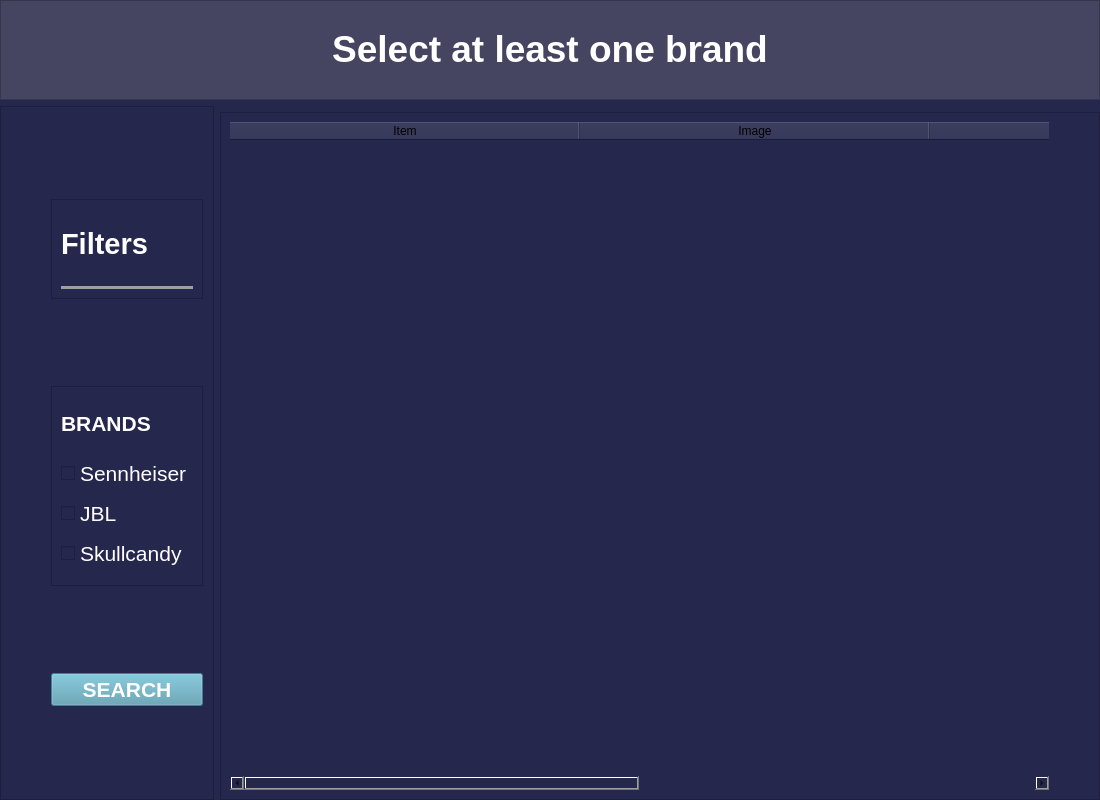
<?xml version="1.0" encoding="UTF-8"?>
<ui version="4.0">
 <class>MainWindow</class>
 <widget class="QMainWindow" name="MainWindow">
  <property name="enabled">
   <bool>true</bool>
  </property>
  <property name="geometry">
   <rect>
    <x>0</x>
    <y>0</y>
    <width>1100</width>
    <height>800</height>
   </rect>
  </property>
  <property name="windowTitle">
   <string>Headset Browser</string>
  </property>
  <widget class="QWidget" name="centralwidget">
   <property name="sizePolicy">
    <sizepolicy hsizetype="Preferred" vsizetype="Preferred">
     <horstretch>0</horstretch>
     <verstretch>0</verstretch>
    </sizepolicy>
   </property>
   <property name="styleSheet">
    <string notr="true">background-color: rgb(37, 39, 76);</string>
   </property>
   <layout class="QGridLayout" name="gridLayout">
    <property name="leftMargin">
     <number>0</number>
    </property>
    <property name="topMargin">
     <number>0</number>
    </property>
    <property name="rightMargin">
     <number>0</number>
    </property>
    <property name="bottomMargin">
     <number>0</number>
    </property>
    <item row="1" column="0" rowspan="2">
     <widget class="QFrame" name="filters_frame">
      <property name="maximumSize">
       <size>
        <width>400</width>
        <height>16777215</height>
       </size>
      </property>
      <property name="frameShape">
       <enum>QFrame::StyledPanel</enum>
      </property>
      <property name="frameShadow">
       <enum>QFrame::Raised</enum>
      </property>
      <layout class="QVBoxLayout" name="verticalLayout_2">
       <property name="leftMargin">
        <number>50</number>
       </property>
       <property name="topMargin">
        <number>11</number>
       </property>
       <property name="rightMargin">
        <number>10</number>
       </property>
       <property name="bottomMargin">
        <number>11</number>
       </property>
       <item>
        <widget class="QFrame" name="filter_header_">
         <property name="maximumSize">
          <size>
           <width>16777215</width>
           <height>100</height>
          </size>
         </property>
         <property name="frameShape">
          <enum>QFrame::StyledPanel</enum>
         </property>
         <property name="frameShadow">
          <enum>QFrame::Raised</enum>
         </property>
         <layout class="QVBoxLayout" name="verticalLayout_3">
          <item>
           <widget class="QLabel" name="filters_text">
            <property name="cursor">
             <cursorShape>IBeamCursor</cursorShape>
            </property>
            <property name="styleSheet">
             <string notr="true">color: rgb(255, 255, 255);</string>
            </property>
            <property name="text">
             <string>&lt;html&gt;&lt;head/&gt;&lt;body&gt;&lt;p&gt;&lt;span style=&quot; font-size:22pt; font-weight:600;&quot;&gt;Filters&lt;/span&gt;&lt;/p&gt;&lt;/body&gt;&lt;/html&gt;</string>
            </property>
           </widget>
          </item>
          <item>
           <widget class="Line" name="filter_header_line">
            <property name="styleSheet">
             <string notr="true">color: rgb(158, 158, 158);</string>
            </property>
            <property name="frameShadow">
             <enum>QFrame::Plain</enum>
            </property>
            <property name="lineWidth">
             <number>3</number>
            </property>
            <property name="orientation">
             <enum>Qt::Horizontal</enum>
            </property>
           </widget>
          </item>
         </layout>
        </widget>
       </item>
       <item>
        <widget class="QFrame" name="brands_frame">
         <property name="maximumSize">
          <size>
           <width>16777215</width>
           <height>200</height>
          </size>
         </property>
         <property name="frameShape">
          <enum>QFrame::StyledPanel</enum>
         </property>
         <property name="frameShadow">
          <enum>QFrame::Raised</enum>
         </property>
         <layout class="QVBoxLayout" name="verticalLayout_4">
          <item>
           <widget class="QLabel" name="brands_text">
            <property name="maximumSize">
             <size>
              <width>16777215</width>
              <height>50</height>
             </size>
            </property>
            <property name="font">
             <font>
              <pointsize>16</pointsize>
             </font>
            </property>
            <property name="styleSheet">
             <string notr="true">color: rgb(255, 255, 255);</string>
            </property>
            <property name="text">
             <string>&lt;html&gt;&lt;head/&gt;&lt;body&gt;&lt;p&gt;&lt;span style=&quot; font-weight:600;&quot;&gt;BRANDS&lt;/span&gt;&lt;/p&gt;&lt;/body&gt;&lt;/html&gt;</string>
            </property>
           </widget>
          </item>
          <item>
           <widget class="QCheckBox" name="sennheiser_checkbox">
            <property name="font">
             <font>
              <pointsize>16</pointsize>
             </font>
            </property>
            <property name="styleSheet">
             <string notr="true">color: rgb(255, 255, 255)</string>
            </property>
            <property name="text">
             <string>Sennheiser</string>
            </property>
            <property name="checked">
             <bool>false</bool>
            </property>
           </widget>
          </item>
          <item>
           <widget class="QCheckBox" name="jbl_checkbox">
            <property name="font">
             <font>
              <pointsize>16</pointsize>
             </font>
            </property>
            <property name="styleSheet">
             <string notr="true">color: rgb(255, 255, 255)</string>
            </property>
            <property name="text">
             <string>JBL</string>
            </property>
            <property name="checked">
             <bool>false</bool>
            </property>
           </widget>
          </item>
          <item>
           <widget class="QCheckBox" name="skullcandy_checkbox">
            <property name="font">
             <font>
              <pointsize>16</pointsize>
             </font>
            </property>
            <property name="styleSheet">
             <string notr="true">color: rgb(255, 255, 255)</string>
            </property>
            <property name="text">
             <string>Skullcandy</string>
            </property>
            <property name="checked">
             <bool>false</bool>
            </property>
           </widget>
          </item>
         </layout>
        </widget>
       </item>
       <item>
        <widget class="QPushButton" name="search_button">
         <property name="enabled">
          <bool>false</bool>
         </property>
         <property name="font">
          <font>
           <pointsize>16</pointsize>
           <weight>75</weight>
           <bold>true</bold>
          </font>
         </property>
         <property name="cursor">
          <cursorShape>PointingHandCursor</cursorShape>
         </property>
         <property name="acceptDrops">
          <bool>false</bool>
         </property>
         <property name="autoFillBackground">
          <bool>false</bool>
         </property>
         <property name="styleSheet">
          <string notr="true">color: rgb(255, 255, 255);
background-color: rgb(84, 154, 175);</string>
         </property>
         <property name="text">
          <string>SEARCH</string>
         </property>
         <property name="iconSize">
          <size>
           <width>20</width>
           <height>20</height>
          </size>
         </property>
         <property name="checkable">
          <bool>false</bool>
         </property>
         <property name="checked">
          <bool>false</bool>
         </property>
         <property name="autoDefault">
          <bool>false</bool>
         </property>
         <property name="default">
          <bool>false</bool>
         </property>
         <property name="flat">
          <bool>false</bool>
         </property>
        </widget>
       </item>
      </layout>
     </widget>
    </item>
    <item row="0" column="0" colspan="2">
     <widget class="QFrame" name="header_frame">
      <property name="sizePolicy">
       <sizepolicy hsizetype="Preferred" vsizetype="Preferred">
        <horstretch>0</horstretch>
        <verstretch>0</verstretch>
       </sizepolicy>
      </property>
      <property name="minimumSize">
       <size>
        <width>0</width>
        <height>100</height>
       </size>
      </property>
      <property name="maximumSize">
       <size>
        <width>16777215</width>
        <height>16777215</height>
       </size>
      </property>
      <property name="autoFillBackground">
       <bool>false</bool>
      </property>
      <property name="styleSheet">
       <string notr="true">background-color: rgb(69, 69, 98);</string>
      </property>
      <property name="frameShape">
       <enum>QFrame::StyledPanel</enum>
      </property>
      <property name="frameShadow">
       <enum>QFrame::Raised</enum>
      </property>
      <layout class="QVBoxLayout" name="verticalLayout">
       <property name="leftMargin">
        <number>11</number>
       </property>
       <property name="topMargin">
        <number>11</number>
       </property>
       <property name="rightMargin">
        <number>11</number>
       </property>
       <property name="bottomMargin">
        <number>11</number>
       </property>
       <item>
        <widget class="QLabel" name="header_text">
         <property name="cursor">
          <cursorShape>IBeamCursor</cursorShape>
         </property>
         <property name="styleSheet">
          <string notr="true">color: rgb(255, 255, 255);</string>
         </property>
         <property name="text">
          <string>&lt;html&gt;&lt;head/&gt;&lt;body&gt;&lt;p align=&quot;center&quot;&gt;&lt;span style=&quot; font-size:28pt; font-weight:600;&quot;&gt;Select at least one brand&lt;/span&gt;&lt;/p&gt;&lt;/body&gt;&lt;/html&gt;</string>
         </property>
        </widget>
       </item>
      </layout>
     </widget>
    </item>
    <item row="2" column="1">
     <widget class="QFrame" name="results_frame">
      <property name="frameShape">
       <enum>QFrame::StyledPanel</enum>
      </property>
      <property name="frameShadow">
       <enum>QFrame::Raised</enum>
      </property>
      <layout class="QGridLayout" name="gridLayout_3">
       <property name="rightMargin">
        <number>50</number>
       </property>
       <item row="0" column="0">
        <widget class="QTableWidget" name="results_table">
         <property name="sizePolicy">
          <sizepolicy hsizetype="Expanding" vsizetype="Expanding">
           <horstretch>0</horstretch>
           <verstretch>0</verstretch>
          </sizepolicy>
         </property>
         <property name="minimumSize">
          <size>
           <width>0</width>
           <height>0</height>
          </size>
         </property>
         <property name="font">
          <font>
           <pointsize>15</pointsize>
          </font>
         </property>
         <property name="cursor" stdset="0">
          <cursorShape>ArrowCursor</cursorShape>
         </property>
         <property name="focusPolicy">
          <enum>Qt::WheelFocus</enum>
         </property>
         <property name="toolTipDuration">
          <number>-1</number>
         </property>
         <property name="autoFillBackground">
          <bool>false</bool>
         </property>
         <property name="styleSheet">
          <string notr="true"/>
         </property>
         <property name="frameShape">
          <enum>QFrame::NoFrame</enum>
         </property>
         <property name="editTriggers">
          <set>QAbstractItemView::AnyKeyPressed|QAbstractItemView::DoubleClicked|QAbstractItemView::EditKeyPressed</set>
         </property>
         <property name="showGrid">
          <bool>true</bool>
         </property>
         <property name="gridStyle">
          <enum>Qt::DashLine</enum>
         </property>
         <property name="sortingEnabled">
          <bool>false</bool>
         </property>
         <property name="wordWrap">
          <bool>true</bool>
         </property>
         <property name="cornerButtonEnabled">
          <bool>false</bool>
         </property>
         <property name="rowCount">
          <number>0</number>
         </property>
         <attribute name="horizontalHeaderVisible">
          <bool>true</bool>
         </attribute>
         <attribute name="horizontalHeaderCascadingSectionResizes">
          <bool>false</bool>
         </attribute>
         <attribute name="horizontalHeaderDefaultSectionSize">
          <number>350</number>
         </attribute>
         <attribute name="horizontalHeaderStretchLastSection">
          <bool>true</bool>
         </attribute>
         <attribute name="verticalHeaderDefaultSectionSize">
          <number>50</number>
         </attribute>
         <column>
          <property name="text">
           <string>Item</string>
          </property>
         </column>
         <column>
          <property name="text">
           <string>Image</string>
          </property>
         </column>
         <column>
          <property name="text">
           <string>Price</string>
          </property>
         </column>
         <column>
          <property name="text">
           <string>Website</string>
          </property>
         </column>
        </widget>
       </item>
      </layout>
     </widget>
    </item>
   </layout>
  </widget>
 </widget>
 <resources/>
 <connections/>
</ui>
